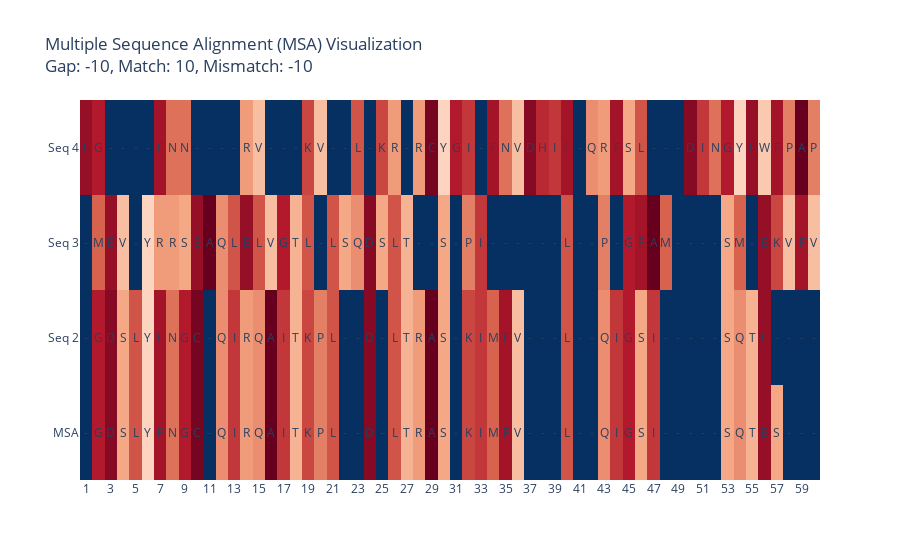

This figure's notebook cell:
### Markdown cell above
# Wywołanie - 4 sekwencje ewolucyjnie niepowiązane

### Code cell
# seq1 = "ATTGCCATT"
# seq2 = "ATGGCCATT"
# seq3 = "ATCCAATTTT"
# seq4 = "ATCTTCTT"
# seq5 = "ACTGACC"
seq1 = open_seq('A4ZIF1.fasta')
seq2 = open_seq('A4ZIC9.fasta')
seq3 = open_seq('A0A947GKN1.fasta')
seq4 = open_seq('A0A947DFW8.fasta')
seqs = [seq1, seq2, seq3, seq4]

gap = -10
match = 10
mismatch = -10


matrix_of_score, msa_score, index_of_aligment= central_aligment(seqs, gap, match, mismatch)

MSA = get_MSA(seqs, index_of_aligment)
print("MSA: " + MSA)

globalAlignment = final_MSA(seqs, MSA,  gap, match, mismatch)
print("Matching sequences each with each" + str(globalAlignment))

final = final_final_version(MSA, globalAlignment)
# print("Final version, first sequence is MSA" + str(final))
grafic_show(final, gap, match, mismatch)

save_results_global(seqs, seqs, gap, mismatch, match, matrix_of_score, MSA, globalAlignment, final, file_name="wyniki.txt")

### Figure 1 — Plotly figure (JSON) as saved in the notebook; plotly's stock layout.template omitted (floating-point values rounded to 4 significant figures; data arrays with more than 128 entries replaced by an {"elided": "..."} marker saying what was removed)
{"data": [{"colorscale": [[0, "rgb(103,0,31)"], [0.1, "rgb(178,24,43)"], [0.2, "rgb(214,96,77)"], [0.3, "rgb(244,165,130)"], [0.4, "rgb(253,219,199)"], [0.5, "rgb(247,247,247)"], [0.6, "rgb(209,229,240)"], [0.7, "rgb(146,197,222)"], [0.8, "rgb(67,147,195)"], [0.9, "rgb(33,102,172)"], [1, "rgb(5,48,97)"]], "showscale": false, "type": "heatmap", "x": ["1", "2", "3", "4", "5", "6", "7", "8", "9", "10", "11", "12", "13", "14", "15", "16", "17", "18", "19", "20", "21", "22", "23", "24", "25", "26", "27", "28", "29", "30", "31", "32", "33", "34", "35", "36", "37", "38", "39", "40", "41", "42", "43", "44", "45", "46", "47", "48", "49", "50", "51", "52", "53", "54", "55", "56", "57", "58", "59", "60"], "y": ["MSA", "Seq 2", "Seq 3", "Seq 4"], "z": {"elided": "4x60 int values"}}], "layout": {"annotations": [{"showarrow": false, "text": "-", "x": 0, "xref": "x", "y": 0, "yref": "y"}, {"showarrow": false, "text": "G", "x": 1, "xref": "x", "y": 0, "yref": "y"}, {"showarrow": false, "text": "D", "x": 2, "xref": "x", "y": 0, "yref": "y"}, {"showarrow": false, "text": "S", "x": 3, "xref": "x", "y": 0, "yref": "y"}, {"showarrow": false, "text": "L", "x": 4, "xref": "x", "y": 0, "yref": "y"}, {"showarrow": false, "text": "Y", "x": 5, "xref": "x", "y": 0, "yref": "y"}, {"showarrow": false, "text": "F", "x": 6, "xref": "x", "y": 0, "yref": "y"}, {"showarrow": false, "text": "N", "x": 7, "xref": "x", "y": 0, "yref": "y"}, {"showarrow": false, "text": "G", "x": 8, "xref": "x", "y": 0, "yref": "y"}, {"showarrow": false, "text": "C", "x": 9, "xref": "x", "y": 0, "yref": "y"}, {"showarrow": false, "text": "-", "x": 10, "xref": "x", "y": 0, "yref": "y"}, {"showarrow": false, "text": "Q", "x": 11, "xref": "x", "y": 0, "yref": "y"}, {"showarrow": false, "text": "I", "x": 12, "xref": "x", "y": 0, "yref": "y"}, {"showarrow": false, "text": "R", "x": 13, "xref": "x", "y": 0, "yref": "y"}, {"showarrow": false, "text": "Q", "x": 14, "xref": "x", "y": 0, "yref": "y"}, {"showarrow": false, "text": "A", "x": 15, "xref": "x", "y": 0, "yref": "y"}, {"showarrow": false, "text": "I", "x": 16, "xref": "x", "y": 0, "yref": "y"}, {"showarrow": false, "text": "T", "x": 17, "xref": "x", "y": 0, "yref": "y"}, {"showarrow": false, "text": "K", "x": 18, "xref": "x", "y": 0, "yref": "y"}, {"showarrow": false, "text": "P", "x": 19, "xref": "x", "y": 0, "yref": "y"}, {"showarrow": false, "text": "L", "x": 20, "xref": "x", "y": 0, "yref": "y"}, {"showarrow": false, "text": "-", "x": 21, "xref": "x", "y": 0, "yref": "y"}, {"showarrow": false, "text": "-", "x": 22, "xref": "x", "y": 0, "yref": "y"}, {"showarrow": false, "text": "D", "x": 23, "xref": "x", "y": 0, "yref": "y"}, {"showarrow": false, "text": "-", "x": 24, "xref": "x", "y": 0, "yref": "y"}, {"showarrow": false, "text": "L", "x": 25, "xref": "x", "y": 0, "yref": "y"}, {"showarrow": false, "text": "T", "x": 26, "xref": "x", "y": 0, "yref": "y"}, {"showarrow": false, "text": "R", "x": 27, "xref": "x", "y": 0, "yref": "y"}, {"showarrow": false, "text": "A", "x": 28, "xref": "x", "y": 0, "yref": "y"}, {"showarrow": false, "text": "S", "x": 29, "xref": "x", "y": 0, "yref": "y"}, {"showarrow": false, "text": "-", "x": 30, "xref": "x", "y": 0, "yref": "y"}, {"showarrow": false, "text": "K", "x": 31, "xref": "x", "y": 0, "yref": "y"}, {"showarrow": false, "text": "I", "x": 32, "xref": "x", "y": 0, "yref": "y"}, {"showarrow": false, "text": "M", "x": 33, "xref": "x", "y": 0, "yref": "y"}, {"showarrow": false, "text": "F", "x": 34, "xref": "x", "y": 0, "yref": "y"}, {"showarrow": false, "text": "V", "x": 35, "xref": "x", "y": 0, "yref": "y"}, {"showarrow": false, "text": "-", "x": 36, "xref": "x", "y": 0, "yref": "y"}, {"showarrow": false, "text": "-", "x": 37, "xref": "x", "y": 0, "yref": "y"}, {"showarrow": false, "text": "-", "x": 38, "xref": "x", "y": 0, "yref": "y"}, {"showarrow": false, "text": "L", "x": 39, "xref": "x", "y": 0, "yref": "y"}, {"showarrow": false, "text": "-", "x": 40, "xref": "x", "y": 0, "yref": "y"}, {"showarrow": false, "text": "-", "x": 41, "xref": "x", "y": 0, "yref": "y"}, {"showarrow": false, "text": "Q", "x": 42, "xref": "x", "y": 0, "yref": "y"}, {"showarrow": false, "text": "I", "x": 43, "xref": "x", "y": 0, "yref": "y"}, {"showarrow": false, "text": "G", "x": 44, "xref": "x", "y": 0, "yref": "y"}, {"showarrow": false, "text": "S", "x": 45, "xref": "x", "y": 0, "yref": "y"}, {"showarrow": false, "text": "I", "x": 46, "xref": "x", "y": 0, "yref": "y"}, {"showarrow": false, "text": "-", "x": 47, "xref": "x", "y": 0, "yref": "y"}, {"showarrow": false, "text": "-", "x": 48, "xref": "x", "y": 0, "yref": "y"}, {"showarrow": false, "text": "-", "x": 49, "xref": "x", "y": 0, "yref": "y"}, {"showarrow": false, "text": "-", "x": 50, "xref": "x", "y": 0, "yref": "y"}, {"showarrow": false, "text": "-", "x": 51, "xref": "x", "y": 0, "yref": "y"}, {"showarrow": false, "text": "S", "x": 52, "xref": "x", "y": 0, "yref": "y"}, {"showarrow": false, "text": "Q", "x": 53, "xref": "x", "y": 0, "yref": "y"}, {"showarrow": false, "text": "T", "x": 54, "xref": "x", "y": 0, "yref": "y"}, {"showarrow": false, "text": "E", "x": 55, "xref": "x", "y": 0, "yref": "y"}, {"showarrow": false, "text": "S", "x": 56, "xref": "x", "y": 0, "yref": "y"}, {"showarrow": false, "text": "-", "x": 57, "xref": "x", "y": 0, "yref": "y"}, {"showarrow": false, "text": "-", "x": 58, "xref": "x", "y": 0, "yref": "y"}, {"showarrow": false, "text": "-", "x": 59, "xref": "x", "y": 0, "yref": "y"}, {"showarrow": false, "text": "-", "x": 0, "xref": "x", "y": 1, "yref": "y"}, {"showarrow": false, "text": "G", "x": 1, "xref": "x", "y": 1, "yref": "y"}, {"showarrow": false, "text": "D", "x": 2, "xref": "x", "y": 1, "yref": "y"}, {"showarrow": false, "text": "S", "x": 3, "xref": "x", "y": 1, "yref": "y"}, {"showarrow": false, "text": "L", "x": 4, "xref": "x", "y": 1, "yref": "y"}, {"showarrow": false, "text": "Y", "x": 5, "xref": "x", "y": 1, "yref": "y"}, {"showarrow": false, "text": "F", "x": 6, "xref": "x", "y": 1, "yref": "y"}, {"showarrow": false, "text": "N", "x": 7, "xref": "x", "y": 1, "yref": "y"}, {"showarrow": false, "text": "G", "x": 8, "xref": "x", "y": 1, "yref": "y"}, {"showarrow": false, "text": "C", "x": 9, "xref": "x", "y": 1, "yref": "y"}, {"showarrow": false, "text": "-", "x": 10, "xref": "x", "y": 1, "yref": "y"}, {"showarrow": false, "text": "Q", "x": 11, "xref": "x", "y": 1, "yref": "y"}, {"showarrow": false, "text": "I", "x": 12, "xref": "x", "y": 1, "yref": "y"}, {"showarrow": false, "text": "R", "x": 13, "xref": "x", "y": 1, "yref": "y"}, {"showarrow": false, "text": "Q", "x": 14, "xref": "x", "y": 1, "yref": "y"}, {"showarrow": false, "text": "A", "x": 15, "xref": "x", "y": 1, "yref": "y"}, {"showarrow": false, "text": "I", "x": 16, "xref": "x", "y": 1, "yref": "y"}, {"showarrow": false, "text": "T", "x": 17, "xref": "x", "y": 1, "yref": "y"}, {"showarrow": false, "text": "K", "x": 18, "xref": "x", "y": 1, "yref": "y"}, {"showarrow": false, "text": "P", "x": 19, "xref": "x", "y": 1, "yref": "y"}, {"showarrow": false, "text": "L", "x": 20, "xref": "x", "y": 1, "yref": "y"}, {"showarrow": false, "text": "-", "x": 21, "xref": "x", "y": 1, "yref": "y"}, {"showarrow": false, "text": "-", "x": 22, "xref": "x", "y": 1, "yref": "y"}, {"showarrow": false, "text": "D", "x": 23, "xref": "x", "y": 1, "yref": "y"}, {"showarrow": false, "text": "-", "x": 24, "xref": "x", "y": 1, "yref": "y"}, {"showarrow": false, "text": "L", "x": 25, "xref": "x", "y": 1, "yref": "y"}, {"showarrow": false, "text": "T", "x": 26, "xref": "x", "y": 1, "yref": "y"}, {"showarrow": false, "text": "R", "x": 27, "xref": "x", "y": 1, "yref": "y"}, {"showarrow": false, "text": "A", "x": 28, "xref": "x", "y": 1, "yref": "y"}, {"showarrow": false, "text": "S", "x": 29, "xref": "x", "y": 1, "yref": "y"}, {"showarrow": false, "text": "-", "x": 30, "xref": "x", "y": 1, "yref": "y"}, {"showarrow": false, "text": "K", "x": 31, "xref": "x", "y": 1, "yref": "y"}, {"showarrow": false, "text": "I", "x": 32, "xref": "x", "y": 1, "yref": "y"}, {"showarrow": false, "text": "M", "x": 33, "xref": "x", "y": 1, "yref": "y"}, {"showarrow": false, "text": "F", "x": 34, "xref": "x", "y": 1, "yref": "y"}, {"showarrow": false, "text": "V", "x": 35, "xref": "x", "y": 1, "yref": "y"}, {"showarrow": false, "text": "-", "x": 36, "xref": "x", "y": 1, "yref": "y"}, {"showarrow": false, "text": "-", "x": 37, "xref": "x", "y": 1, "yref": "y"}, {"showarrow": false, "text": "-", "x": 38, "xref": "x", "y": 1, "yref": "y"}, {"showarrow": false, "text": "L", "x": 39, "xref": "x", "y": 1, "yref": "y"}, {"showarrow": false, "text": "-", "x": 40, "xref": "x", "y": 1, "yref": "y"}, {"showarrow": false, "text": "-", "x": 41, "xref": "x", "y": 1, "yref": "y"}, {"showarrow": false, "text": "Q", "x": 42, "xref": "x", "y": 1, "yref": "y"}, {"showarrow": false, "text": "I", "x": 43, "xref": "x", "y": 1, "yref": "y"}, {"showarrow": false, "text": "G", "x": 44, "xref": "x", "y": 1, "yref": "y"}, {"showarrow": false, "text": "S", "x": 45, "xref": "x", "y": 1, "yref": "y"}, {"showarrow": false, "text": "I", "x": 46, "xref": "x", "y": 1, "yref": "y"}, {"showarrow": false, "text": "-", "x": 47, "xref": "x", "y": 1, "yref": "y"}, {"showarrow": false, "text": "-", "x": 48, "xref": "x", "y": 1, "yref": "y"}, {"showarrow": false, "text": "-", "x": 49, "xref": "x", "y": 1, "yref": "y"}, {"showarrow": false, "text": "-", "x": 50, "xref": "x", "y": 1, "yref": "y"}, {"showarrow": false, "text": "-", "x": 51, "xref": "x", "y": 1, "yref": "y"}, {"showarrow": false, "text": "S", "x": 52, "xref": "x", "y": 1, "yref": "y"}, {"showarrow": false, "text": "Q", "x": 53, "xref": "x", "y": 1, "yref": "y"}, {"showarrow": false, "text": "T", "x": 54, "xref": "x", "y": 1, "yref": "y"}, {"showarrow": false, "text": "E", "x": 55, "xref": "x", "y": 1, "yref": "y"}, {"showarrow": false, "text": "-", "x": 56, "xref": "x", "y": 1, "yref": "y"}, {"showarrow": false, "text": "-", "x": 57, "xref": "x", "y": 1, "yref": "y"}, {"showarrow": false, "text": "-", "x": 58, "xref": "x", "y": 1, "yref": "y"}, {"showarrow": false, "text": "-", "x": 59, "xref": "x", "y": 1, "yref": "y"}, {"showarrow": false, "text": "-", "x": 0, "xref": "x", "y": 2, "yref": "y"}, {"showarrow": false, "text": "M", "x": 1, "xref": "x", "y": 2, "yref": "y"}, {"showarrow": false, "text": "E", "x": 2, "xref": "x", "y": 2, "yref": "y"}, {"showarrow": false, "text": "V", "x": 3, "xref": "x", "y": 2, "yref": "y"}, {"showarrow": false, "text": "-", "x": 4, "xref": "x", "y": 2, "yref": "y"}, {"showarrow": false, "text": "Y", "x": 5, "xref": "x", "y": 2, "yref": "y"}, {"showarrow": false, "text": "R", "x": 6, "xref": "x", "y": 2, "yref": "y"}, {"showarrow": false, "text": "R", "x": 7, "xref": "x", "y": 2, "yref": "y"}, {"showarrow": false, "text": "S", "x": 8, "xref": "x", "y": 2, "yref": "y"}, {"showarrow": false, "text": "E", "x": 9, "xref": "x", "y": 2, "yref": "y"}, {"showarrow": false, "text": "A", "x": 10, "xref": "x", "y": 2, "yref": "y"}, {"showarrow": false, "text": "Q", "x": 11, "xref": "x", "y": 2, "yref": "y"}, {"showarrow": false, "text": "L", "x": 12, "xref": "x", "y": 2, "yref": "y"}, {"showarrow": false, "text": "E", "x": 13, "xref": "x", "y": 2, "yref": "y"}, {"showarrow": false, "text": "L", "x": 14, "xref": "x", "y": 2, "yref": "y"}, {"showarrow": false, "text": "V", "x": 15, "xref": "x", "y": 2, "yref": "y"}, {"showarrow": false, "text": "G", "x": 16, "xref": "x", "y": 2, "yref": "y"}, {"showarrow": false, "text": "T", "x": 17, "xref": "x", "y": 2, "yref": "y"}, {"showarrow": false, "text": "L", "x": 18, "xref": "x", "y": 2, "yref": "y"}, {"showarrow": false, "text": "-", "x": 19, "xref": "x", "y": 2, "yref": "y"}, {"showarrow": false, "text": "L", "x": 20, "xref": "x", "y": 2, "yref": "y"}, {"showarrow": false, "text": "S", "x": 21, "xref": "x", "y": 2, "yref": "y"}, {"showarrow": false, "text": "Q", "x": 22, "xref": "x", "y": 2, "yref": "y"}, {"showarrow": false, "text": "D", "x": 23, "xref": "x", "y": 2, "yref": "y"}, {"showarrow": false, "text": "S", "x": 24, "xref": "x", "y": 2, "yref": "y"}, {"showarrow": false, "text": "L", "x": 25, "xref": "x", "y": 2, "yref": "y"}, {"showarrow": false, "text": "T", "x": 26, "xref": "x", "y": 2, "yref": "y"}, {"showarrow": false, "text": "-", "x": 27, "xref": "x", "y": 2, "yref": "y"}, {"showarrow": false, "text": "-", "x": 28, "xref": "x", "y": 2, "yref": "y"}, {"showarrow": false, "text": "S", "x": 29, "xref": "x", "y": 2, "yref": "y"}, {"showarrow": false, "text": "-", "x": 30, "xref": "x", "y": 2, "yref": "y"}, {"showarrow": false, "text": "P", "x": 31, "xref": "x", "y": 2, "yref": "y"}, {"showarrow": false, "text": "I", "x": 32, "xref": "x", "y": 2, "yref": "y"}, {"showarrow": false, "text": "-", "x": 33, "xref": "x", "y": 2, "yref": "y"}, {"showarrow": false, "text": "-", "x": 34, "xref": "x", "y": 2, "yref": "y"}, {"showarrow": false, "text": "-", "x": 35, "xref": "x", "y": 2, "yref": "y"}, {"showarrow": false, "text": "-", "x": 36, "xref": "x", "y": 2, "yref": "y"}, {"showarrow": false, "text": "-", "x": 37, "xref": "x", "y": 2, "yref": "y"}, {"showarrow": false, "text": "-", "x": 38, "xref": "x", "y": 2, "yref": "y"}, {"showarrow": false, "text": "L", "x": 39, "xref": "x", "y": 2, "yref": "y"}, {"showarrow": false, "text": "-", "x": 40, "xref": "x", "y": 2, "yref": "y"}, {"showarrow": false, "text": "-", "x": 41, "xref": "x", "y": 2, "yref": "y"}, {"showarrow": false, "text": "P", "x": 42, "xref": "x", "y": 2, "yref": "y"}, {"showarrow": false, "text": "-", "x": 43, "xref": "x", "y": 2, "yref": "y"}, {"showarrow": false, "text": "G", "x": 44, "xref": "x", "y": 2, "yref": "y"}, {"showarrow": false, "text": "F", "x": 45, "xref": "x", "y": 2, "yref": "y"}, {"showarrow": false, "text": "A", "x": 46, "xref": "x", "y": 2, "yref": "y"}, {"showarrow": false, "text": "M", "x": 47, "xref": "x", "y": 2, "yref": "y"}, {"showarrow": false, "text": "-", "x": 48, "xref": "x", "y": 2, "yref": "y"}, {"showarrow": false, "text": "-", "x": 49, "xref": "x", "y": 2, "yref": "y"}, {"showarrow": false, "text": "-", "x": 50, "xref": "x", "y": 2, "yref": "y"}, {"showarrow": false, "text": "-", "x": 51, "xref": "x", "y": 2, "yref": "y"}, {"showarrow": false, "text": "S", "x": 52, "xref": "x", "y": 2, "yref": "y"}, {"showarrow": false, "text": "M", "x": 53, "xref": "x", "y": 2, "yref": "y"}, {"showarrow": false, "text": "-", "x": 54, "xref": "x", "y": 2, "yref": "y"}, {"showarrow": false, "text": "E", "x": 55, "xref": "x", "y": 2, "yref": "y"}, {"showarrow": false, "text": "K", "x": 56, "xref": "x", "y": 2, "yref": "y"}, {"showarrow": false, "text": "V", "x": 57, "xref": "x", "y": 2, "yref": "y"}, {"showarrow": false, "text": "F", "x": 58, "xref": "x", "y": 2, "yref": "y"}, {"showarrow": false, "text": "V", "x": 59, "xref": "x", "y": 2, "yref": "y"}, {"showarrow": false, "text": "E", "x": 0, "xref": "x", "y": 3, "yref": "y"}, {"showarrow": false, "text": "G", "x": 1, "xref": "x", "y": 3, "yref": "y"}, {"showarrow": false, "text": "-", "x": 2, "xref": "x", "y": 3, "yref": "y"}, {"showarrow": false, "text": "-", "x": 3, "xref": "x", "y": 3, "yref": "y"}, {"showarrow": false, "text": "-", "x": 4, "xref": "x", "y": 3, "yref": "y"}, {"showarrow": false, "text": "-", "x": 5, "xref": "x", "y": 3, "yref": "y"}, {"showarrow": false, "text": "F", "x": 6, "xref": "x", "y": 3, "yref": "y"}, {"showarrow": false, "text": "N", "x": 7, "xref": "x", "y": 3, "yref": "y"}, {"showarrow": false, "text": "N", "x": 8, "xref": "x", "y": 3, "yref": "y"}, {"showarrow": false, "text": "-", "x": 9, "xref": "x", "y": 3, "yref": "y"}, {"showarrow": false, "text": "-", "x": 10, "xref": "x", "y": 3, "yref": "y"}, {"showarrow": false, "text": "-", "x": 11, "xref": "x", "y": 3, "yref": "y"}, {"showarrow": false, "text": "-", "x": 12, "xref": "x", "y": 3, "yref": "y"}, {"showarrow": false, "text": "R", "x": 13, "xref": "x", "y": 3, "yref": "y"}, {"showarrow": false, "text": "V", "x": 14, "xref": "x", "y": 3, "yref": "y"}, {"showarrow": false, "text": "-", "x": 15, "xref": "x", "y": 3, "yref": "y"}, {"showarrow": false, "text": "-", "x": 16, "xref": "x", "y": 3, "yref": "y"}, {"showarrow": false, "text": "-", "x": 17, "xref": "x", "y": 3, "yref": "y"}, {"showarrow": false, "text": "K", "x": 18, "xref": "x", "y": 3, "yref": "y"}, {"showarrow": false, "text": "V", "x": 19, "xref": "x", "y": 3, "yref": "y"}, {"showarrow": false, "text": "-", "x": 20, "xref": "x", "y": 3, "yref": "y"}, {"showarrow": false, "text": "-", "x": 21, "xref": "x", "y": 3, "yref": "y"}, {"showarrow": false, "text": "L", "x": 22, "xref": "x", "y": 3, "yref": "y"}, {"showarrow": false, "text": "-", "x": 23, "xref": "x", "y": 3, "yref": "y"}, {"showarrow": false, "text": "K", "x": 24, "xref": "x", "y": 3, "yref": "y"}, {"showarrow": false, "text": "R", "x": 25, "xref": "x", "y": 3, "yref": "y"}, {"showarrow": false, "text": "-", "x": 26, "xref": "x", "y": 3, "yref": "y"}, {"showarrow": false, "text": "R", "x": 27, "xref": "x", "y": 3, "yref": "y"}, {"showarrow": false, "text": "C", "x": 28, "xref": "x", "y": 3, "yref": "y"}, {"showarrow": false, "text": "Y", "x": 29, "xref": "x", "y": 3, "yref": "y"}, {"showarrow": false, "text": "G", "x": 30, "xref": "x", "y": 3, "yref": "y"}, {"showarrow": false, "text": "I", "x": 31, "xref": "x", "y": 3, "yref": "y"}, {"showarrow": false, "text": "-", "x": 32, "xref": "x", "y": 3, "yref": "y"}, {"showarrow": false, "text": "F", "x": 33, "xref": "x", "y": 3, "yref": "y"}, {"showarrow": false, "text": "N", "x": 34, "xref": "x", "y": 3, "yref": "y"}, {"showarrow": false, "text": "V", "x": 35, "xref": "x", "y": 3, "yref": "y"}, {"showarrow": false, "text": "D", "x": 36, "xref": "x", "y": 3, "yref": "y"}, {"showarrow": false, "text": "H", "x": 37, "xref": "x", "y": 3, "yref": "y"}, {"showarrow": false, "text": "I", "x": 38, "xref": "x", "y": 3, "yref": "y"}, {"showarrow": false, "text": "F", "x": 39, "xref": "x", "y": 3, "yref": "y"}, {"showarrow": false, "text": "-", "x": 40, "xref": "x", "y": 3, "yref": "y"}, {"showarrow": false, "text": "Q", "x": 41, "xref": "x", "y": 3, "yref": "y"}, {"showarrow": false, "text": "R", "x": 42, "xref": "x", "y": 3, "yref": "y"}, {"showarrow": false, "text": "F", "x": 43, "xref": "x", "y": 3, "yref": "y"}, {"showarrow": false, "text": "S", "x": 44, "xref": "x", "y": 3, "yref": "y"}, {"showarrow": false, "text": "L", "x": 45, "xref": "x", "y": 3, "yref": "y"}, {"showarrow": false, "text": "-", "x": 46, "xref": "x", "y": 3, "yref": "y"}, {"showarrow": false, "text": "-", "x": 47, "xref": "x", "y": 3, "yref": "y"}, {"showarrow": false, "text": "-", "x": 48, "xref": "x", "y": 3, "yref": "y"}, {"showarrow": false, "text": "D", "x": 49, "xref": "x", "y": 3, "yref": "y"}, {"showarrow": false, "text": "I", "x": 50, "xref": "x", "y": 3, "yref": "y"}, {"showarrow": false, "text": "N", "x": 51, "xref": "x", "y": 3, "yref": "y"}, {"showarrow": false, "text": "G", "x": 52, "xref": "x", "y": 3, "yref": "y"}, {"showarrow": false, "text": "Y", "x": 53, "xref": "x", "y": 3, "yref": "y"}, {"showarrow": false, "text": "E", "x": 54, "xref": "x", "y": 3, "yref": "y"}, {"showarrow": false, "text": "W", "x": 55, "xref": "x", "y": 3, "yref": "y"}, {"showarrow": false, "text": "F", "x": 56, "xref": "x", "y": 3, "yref": "y"}, {"showarrow": false, "text": "P", "x": 57, "xref": "x", "y": 3, "yref": "y"}, {"showarrow": false, "text": "A", "x": 58, "xref": "x", "y": 3, "yref": "y"}, {"showarrow": false, "text": "P", "x": 59, "xref": "x", "y": 3, "yref": "y"}], "title": {"text": "Multiple Sequence Alignment (MSA) Visualization<br>Gap: -10, Match: 10, Mismatch: -10"}, "xaxis": {"side": "bottom", "ticks": ""}, "yaxis": {"ticks": ""}}}
